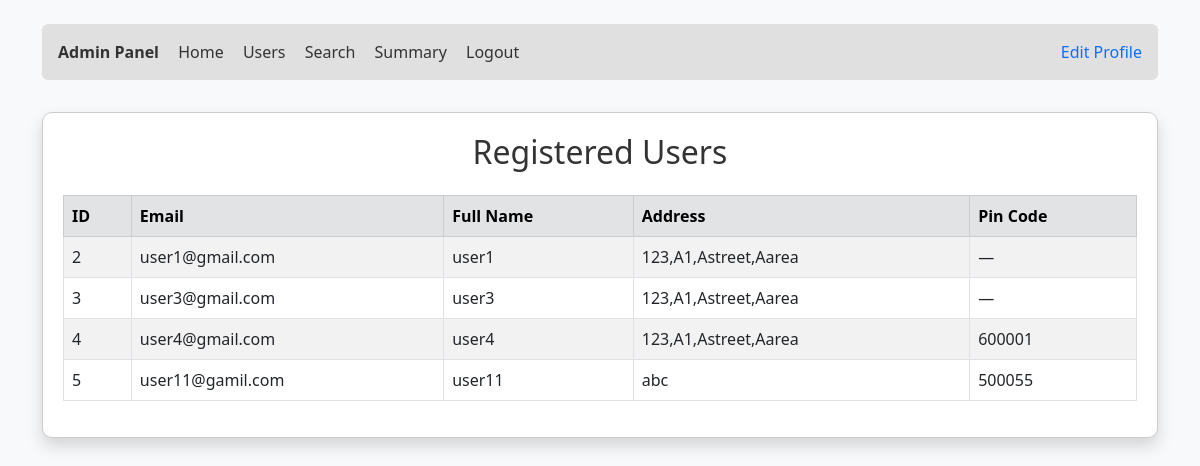
The app's page /admin/users (signed in) with its own data.
### models.py (models this page shows)
class User(db.Model):
    __tablename__ = 'user'
    u_id = db.Column(db.Integer, primary_key=True)
    u_name = db.Column(db.String(50), nullable=False)
    u_email = db.Column(db.String(120), unique=True, nullable=False)
    u_pwd = db.Column(db.String(200), nullable=False)
    u_phone = db.Column(db.String(15), nullable=False)
    u_address = db.Column(db.String(200), nullable=False)
    u_role = db.Column(db.String(20), nullable=False)  # 'admin' or 'user'
    u_pincode = db.Column(db.String(10), nullable=True)
    u_bookings = db.relationship('ReservedSpot', backref='user', lazy=True) # because a user can have multiple bookings

### controllers/admin.py (the view)
    @app.route('/admin/users')
    @admin_required
    def view_users():
      users = User.query.filter_by(u_role='user').all()
      return render_template('admin_users.html', users=users)

### templates/admin_users.html (shortened to what this page needs)
<!DOCTYPE html>
<html lang="en">
<head>
    <link href="https://cdn.jsdelivr.net/npm/bootstrap@5.3.0/dist/css/bootstrap.min.css" rel="stylesheet">
</head>
<body>
<div class="container mt-4">
    <div class="header d-flex justify-content-between align-items-center">
        <div>
            <strong>Admin Panel</strong>
            <a href="/admin/dashboard">Home</a>
            <a href="/admin/users">Users</a>
            <a href="/admin/search">Search</a>
            <a href=#>Summary</a>
            <a href="/logout">Logout</a>
        </div>
        <a href="/admin/profile" class="text-decoration-none text-primary">Edit Profile</a>
    </div>
    <div class="table-container shadow">
        <h2 class="mb-4 text-center">Registered Users</h2>
        <table class="table table-bordered table-striped">
            <thead class="table-secondary">
                <tr>
                    <th>ID</th>
                    <th>Email</th>
                    <th>Full Name</th>
                    <th>Address</th>
                    <th>Pin Code</th>
                </tr>
            </thead>
            <tbody>
                {% for user in users %}
                <tr>
                    <td>{{ user.u_id }}</td>
                    <td>{{ user.u_email }}</td>
                    <td>{{ user.u_name }}</td>
                    <td>{{ user.u_address }}</td>
                    <td>{{ user.u_pincode if user.u_pincode else '—' }}</td>
                </tr>
                {% endfor %}
            </tbody>
        </table>
    </div>
</div>
</body>
</html>

### templates/admin_users.html (style rules this page uses)
body { background: #f8f9fa; color: #333; }
.header { background: #e0e0e0; padding: 1rem; border-radius: 0.375rem; margin-bottom: 2rem; }
.header a { color: #333; margin-left: 15px; text-decoration: none; }
.table-container { background: #fff; border: 1px solid #ccc; border-radius: 10px; padding: 20px; }

### records on screen
User: u_id "2", u_email "user1@gmail.com", u_name "user1", u_address "123,A1,Astreet,Aarea", u_pincode "—"
User: u_id "3", u_email "user3@gmail.com", u_name "user3", u_address "123,A1,Astreet,Aarea", u_pincode "—"
User: u_id "4", u_email "user4@gmail.com", u_name "user4", u_address "123,A1,Astreet,Aarea", u_pincode "600001"
User: u_id "5", u_email "user11@gamil.com", u_name "user11", u_address "abc", u_pincode "500055"
